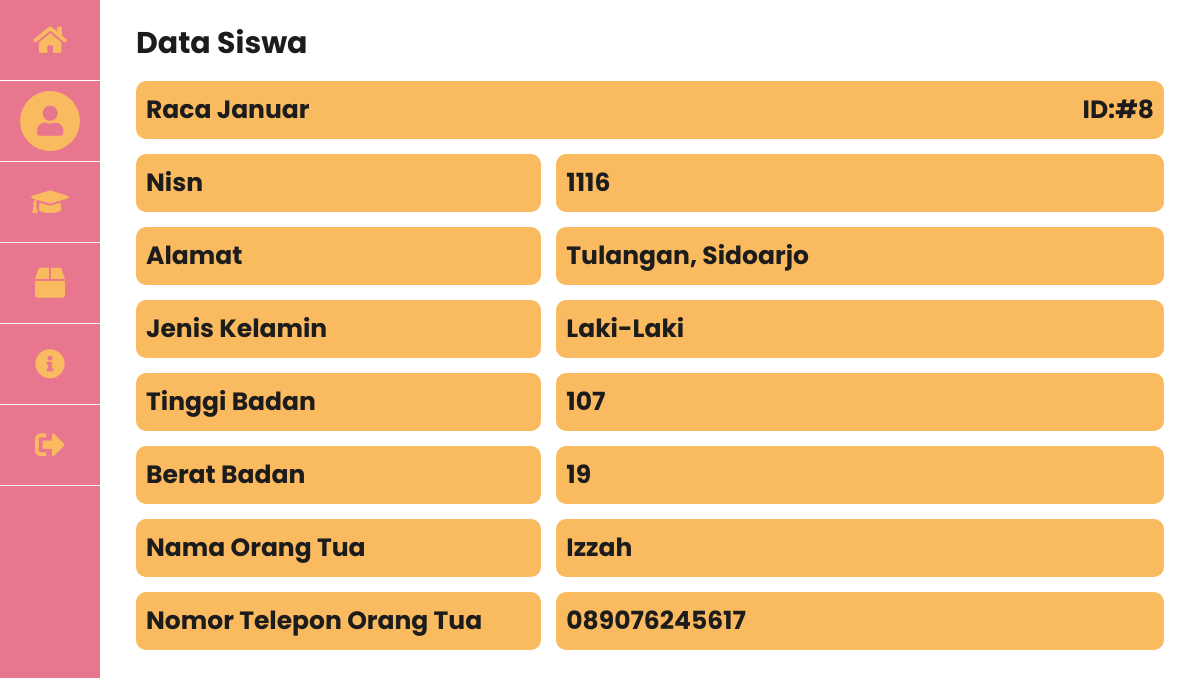
The app's page /siswa/dashboard/index.php (signed in) with its own data.
### tables this page shows
CREATE TABLE `siswa` (
  `id_siswa` int(11) NOT NULL,
  `nisn` varchar(10) NOT NULL DEFAULT '',
  `nama_siswa` varchar(50) NOT NULL DEFAULT '',
  `alamat_siswa` varchar(50) NOT NULL DEFAULT '',
  `jenis_kelamin` enum('L','P') NOT NULL,
  `password_siswa` varchar(255) NOT NULL DEFAULT '',
  `tinggi_badan` int(11) NOT NULL DEFAULT 0,
  `berat_badan` int(11) NOT NULL DEFAULT 0,
  `nama_ortu` varchar(50) NOT NULL DEFAULT '',
  `notelp_ortu` varchar(50) NOT NULL DEFAULT '',
  `foto` varchar(255) DEFAULT NULL
);

### siswa/dashboard/index.php (the view, shortened to what this page needs)
<?php
include '../../conn.php';
$nisn = $_SESSION['nisn'];
$query = "SELECT * FROM siswa WHERE nisn = '$nisn'";
$result = $conn->query($query);
$siswa = $result->fetch_assoc();
?>
<!DOCTYPE html>
<html lang="en">
<head>
    <link rel="stylesheet" href="https://cdnjs.cloudflare.com/ajax/libs/font-awesome/5.15.4/css/all.min.css">
    <link rel="stylesheet" href="https://cdnjs.cloudflare.com/ajax/libs/lightgallery-js/1.4.0/css/lightgallery.min.css">
    <link rel="stylesheet" href="../../assets/css/style.css">
</head>
<body>
    <aside class="sidebar">
        <div class="link">
            <a href="../index.php" class="">
                <i class="fas fa-home"></i>
            </a>
        </div>
        <div class="link">
            <a href="#" class="active">
                <i class="fas fa-user"></i>
            </a>
        </div>
        <div class="link">
            <a href="nilai.php" class="">
                <i class="fas fa-graduation-cap"></i>
            </a>
        </div>
        <div class="link">
            <a href="barang_bawaan.php" class="">
                <i class="fas fa-box"></i>
            </a>
        </div>
        <div class="link">
            <a href="informasi_kegiatan.php" class="">
                <i class="fas fa-info-circle"></i>
            </a>
        </div>
        <div class="link">
            <a href="../../logout.php" class="">
                <i class="fas fa-sign-out-alt"></i>
            </a>
        </div>
    </aside>
    <div class="student-content">
        <div class="box-container">
            <div class="title">
                <h1>
                    Data Siswa
                </h1>
            </div>
            <div class="box-name">
                <h3><?= $siswa['nama_siswa'] ?></h3>
                <h3>ID:#<?= $siswa['id_siswa'] ?></h3>
            </div>
            <div class="box-detail">
                <div class="detail">
                    <div class="detail-title">nisn</div>
                    <div class="detail-description"><?= $siswa['nisn'] ?></div>
                </div>
                <div class="detail">
                    <div class="detail-title">Alamat</div>
                    <div class="detail-description"><?= $siswa['alamat_siswa'] ?></div>
                </div>
                <div class="detail">
                    <div class="detail-title">Jenis Kelamin</div>
                    <div class="detail-description"><?= $siswa['jenis_kelamin'] === 'L' ? 'Laki-laki' : 'Perempuan' ?>
                    </div>
                </div>
                <div class="detail">
                    <div class="detail-title">Tinggi Badan</div>
                    <div class="detail-description"><?= $siswa['tinggi_badan'] ?></div>
                </div>
                <div class="detail">
                    <div class="detail-title">Berat Badan</div>
                    <div class="detail-description"><?= $siswa['berat_badan'] ?></div>
                </div>
                <div class="detail">
                    <div class="detail-title">Nama Orang Tua</div>
                    <div class="detail-description"><?= $siswa['nama_ortu'] ?></div>
                </div>
                <div class="detail">
                    <div class="detail-title">Nomor Telepon Orang Tua</div>
                    <div class="detail-description"><?= $siswa['notelp_ortu'] ?></div>
                </div>
            </div>
        </div>
    </div>
</body>
</html>

### assets/css/style.css (style rules this page uses)
:root { --orange: #f9ba60; --pink: #e9768f; --black: #1d1c1c; --white: #fff; --light-color: #666; --box-shadow: 0 0.5rem 1.5rem rgba(0, 0, 0, 0.1); }
* { font-family: "Poppins", sans-serif; margin: 0; padding: 0; box-sizing: border-box; outline: none; border: none; text-decoration: none; text-transform: capitalize; transition: all 0.2s linear; }
html { font-size: 62.5%; overflow-x: hidden; scroll-behavior: smooth; }
.sidebar { margin: 0; width: 100px; background-color: var(--pink); position: fixed; height: 100%; overflow: auto; }
.sidebar .link { display: flex; align-items: center; justify-content: center; font-size: 3rem; padding: 1rem 2rem; border-bottom: 1px solid var(--white); }
.sidebar .link a { display: flex; align-items: center; justify-content: center; font-size: 3rem; width: 60px; height: 60px; color: var(--orange); padding: 16px; text-decoration: none; border-radius: 50%; -webkit-border-radius: 50%; -moz-border-radius: 50%; -ms-border-radius: 50%; -o-border-radius: 50%; }
.sidebar a.active { background-color: var(--orange); color: var(--pink); }
.student-content { margin-left: 100px; padding: 1px 16px; }
.student-content .box-container .title h1 { font-size: 3rem; color: var(--black); }
.student-content .box-container { border-radius: 20px; display: flex; flex-direction: column; width: 100%; padding: 2rem; gap: 1.5rem; -webkit-border-radius: 20px; -moz-border-radius: 20px; -ms-border-radius: 20px; -o-border-radius: 20px; }
.student-content .box-container .box-name { display: flex; justify-content: space-between; background-color: var(--orange); padding: 1rem; border-radius: 10px; -webkit-border-radius: 10px; -moz-border-radius: 10px; -ms-border-radius: 10px; -o-border-radius: 10px; }
.student-content .box-container .box-name h3 { font-size: 2.5rem; color: var(--black); }
.student-content .box-container .box-detail { display: flex; flex-direction: column; gap: 1.5rem; overflow: auto; }
.student-content .box-container .box-detail .detail { display: flex; justify-content: space-between; gap: 1.5rem; }
.student-content .box-container .box-detail .detail .detail-title { width: 40%; background-color: var(--orange); padding: 1rem; font-size: 2.5rem; font-weight: bold; color: var(--black); border-radius: 10px; -webkit-border-radius: 10px; -moz-border-radius: 10px; -ms-border-radius: 10px; -o-border-radius: 10px; }
.student-content .box-container .box-detail .detail .detail-description { width: 60%; background-color: var(--orange); padding: 1rem; font-size: 2.5rem; font-weight: bold; color: var(--black); border-radius: 10px; -webkit-border-radius: 10px; -moz-border-radius: 10px; -ms-border-radius: 10px; -o-border-radius: 10px; }

### records on screen
siswa: nama_siswa "Raca Januar", id_siswa "8", nisn "1116", alamat_siswa "Tulangan, Sidoarjo", tinggi_badan "107", berat_badan "19", nama_ortu "Izzah", notelp_ortu "089076245617"
